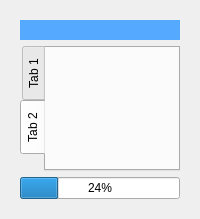
  <widget class="QWidget" name="centralwidget">
   <layout class="QHBoxLayout" name="horizontalLayout">
    <item>
     <widget class="QWidget" name="qwidget_display_UI" native="true">
      <property name="sizePolicy">
       <sizepolicy hsizetype="Preferred" vsizetype="Preferred">
        <horstretch>0</horstretch>
        <verstretch>0</verstretch>
       </sizepolicy>
      </property>
      <layout class="QVBoxLayout" name="verticalLayout_5">
       <item>
        <widget class="QVTKWidget" name="qvtkWidget" native="true">
         <property name="enabled">
          <bool>true</bool>
         </property>
         <property name="minimumSize">
          <size>
           <width>20</width>
           <height>20</height>
          </size>
         </property>
         <property name="styleSheet">
          <string notr="true">background-color: rgb(85, 170, 255);</string>
         </property>
        </widget>
       </item>
       <item>
        <widget class="QTabWidget" name="tabWidget_dummy">
         <property name="tabPosition">
          <enum>QTabWidget::West</enum>
         </property>
         <property name="currentIndex">
          <number>1</number>
         </property>
         <widget class="QWidget" name="tab_28">
          <attribute name="title">
           <string>Tab 1</string>
          </attribute>
         </widget>
         <widget class="QWidget" name="tab_29">
          <attribute name="title">
           <string>Tab 2</string>
          </attribute>
          <widget class="QWidget" name="layoutWidget">
           <property name="geometry">
            <rect>
             <x>-20</x>
             <y>170</y>
             <width>311</width>
             <height>32</height>
            </rect>
           </property>
           <layout class="QHBoxLayout" name="horizontalLayout_72">
            <item>
             <widget class="QCheckBox" name="checkBox_fixed_z">
              <property name="minimumSize">
               <size>
                <width>0</width>
                <height>30</height>
               </size>
              </property>
              <property name="font">
               <font>
                <pointsize>11</pointsize>
               </font>
              </property>
              <property name="text">
               <string>Fixed Z n Lift</string>
              </property>
              <property name="checked">
               <bool>false</bool>
              </property>
             </widget>
            </item>
            <item>
             <widget class="QDoubleSpinBox" name="doubleSpinBox_fixed_z">
              <property name="minimumSize">
               <size>
                <width>0</width>
                <height>30</height>
               </size>
              </property>
              <property name="font">
               <font>
                <pointsize>10</pointsize>
               </font>
              </property>
              <property name="styleSheet">
               <string notr="true"/>
              </property>
              <property name="locale">
               <locale language="English" country="UnitedStates"/>
              </property>
              <property name="minimum">
               <double>0.000000000000000</double>
              </property>
              <property name="maximum">
               <double>1000.000000000000000</double>
              </property>
              <property name="value">
               <double>5.000000000000000</double>
              </property>
             </widget>
            </item>
            <item>
             <widget class="QDoubleSpinBox" name="doubleSpinBox_fixed_z_lift">
              <property name="minimumSize">
               <size>
                <width>0</width>
                <height>30</height>
               </size>
              </property>
              <property name="font">
               <font>
                <pointsize>10</pointsize>
               </font>
              </property>
              <property name="styleSheet">
               <string notr="true"/>
              </property>
              <property name="locale">
               <locale language="English" country="UnitedStates"/>
              </property>
              <property name="minimum">
               <double>0.000000000000000</double>
              </property>
              <property name="maximum">
               <double>1000.000000000000000</double>
              </property>
              <property name="value">
               <double>15.000000000000000</double>
              </property>
             </widget>
            </item>
           </layout>
          </widget>
         </widget>
        </widget>
       </item>
       <item>
        <widget class="QProgressBar" name="progressBar">
         <property name="minimumSize">
          <size>
           <width>0</width>
           <height>20</height>
          </size>
         </property>
         <property name="font">
          <font>
           <pointsize>9</pointsize>
          </font>
         </property>
         <property name="value">
          <number>24</number>
         </property>
        </widget>
       </item>
      </layout>
     </widget>
    </item>
   </layout>
  </widget>
